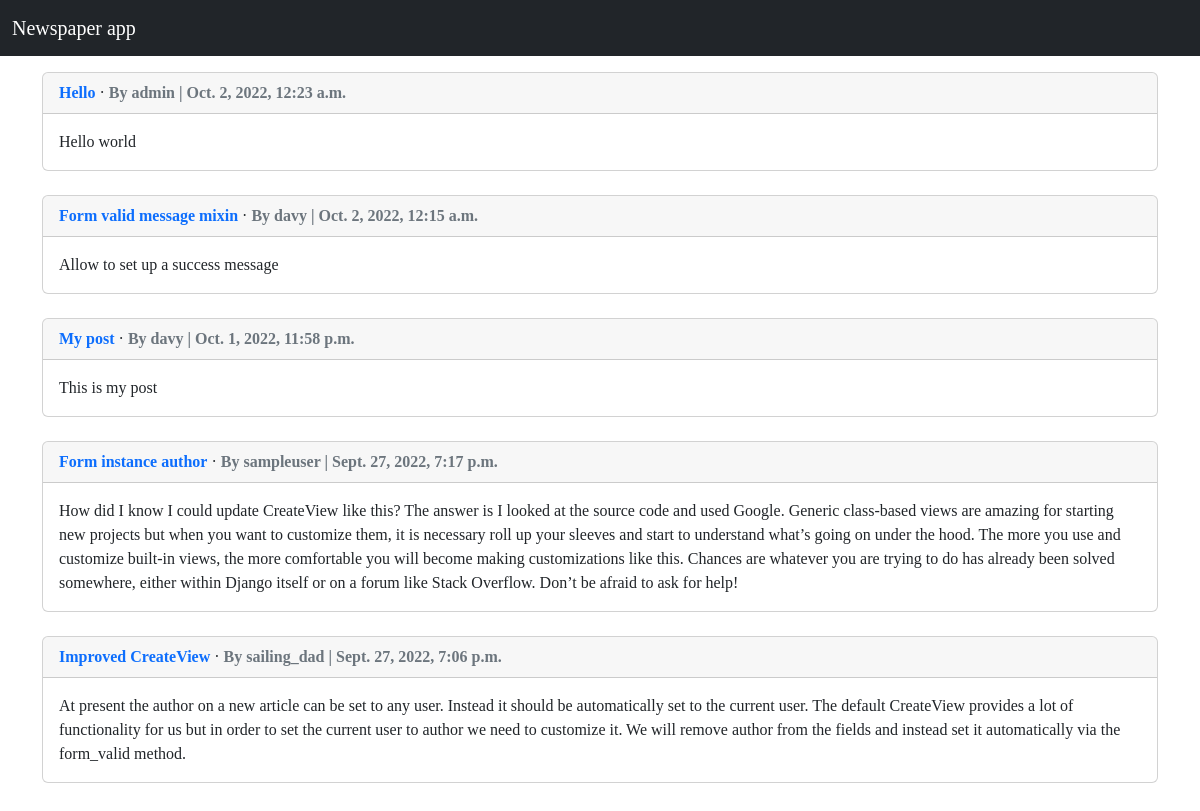
The app's page /articles/ with its own data.
### articles/models.py (models this page shows, shortened)
class Article(models.Model):
    author = models.ForeignKey(get_user_model(), on_delete=models.CASCADE)
    title = models.CharField(max_length=200)
    body = models.TextField()
    date = models.DateTimeField(auto_now_add=True)
    class Meta:
        ordering = ['-date']

### user/models.py (models this page shows)
class CustomUser(AbstractUser):
    age = models.PositiveSmallIntegerField(null=True, blank=True)

### articles/views.py (the view)
# urls.py: path('', ArticlesListView.as_view(), name="articles"),
class ArticlesListView(views.RecentLoginRequiredMixin, ListView):
    model = Article
    template_name = 'article_list.html'
    context_object_name = "articles_list"
    redirect_field_name = 'hollback'
    raise_exception = False
    max_last_login_delta = 300
    login_url = 'login'

### templates/article_list.html (shortened to what this page needs)
{% extends 'base.html' %}
{% block content %}
    <div>
        {% for article in articles_list %}
            <div class="card">
                <div class="card-header">
                    <span class="fw-bold"><a href="{% url 'article_detail' article.pk %}">{{article.title}}</a></span> &middot;
                    {% if user.username == article.author %}
                    <span class="fw-bold text-muted"> By You | {{article.date}}</span>
                    {% else %}
                    <span class="fw-bold text-muted"> By {{article.author}} | {{article.date}}</span>
                    {% endif %}
                </div>
                <div class="card-body">
                    {{article.body}}
                </div>
            </div>
            <br />
        {% endfor %}
    </div>
{% endblock content %}

### staticfiles/css/index.css (style rules this page uses)
body { font-family: Lato-Regular; }
a { text-decoration: none; }

### records on screen
Article: title "Hello", author "admin", date "Oct. 2, 2022, 12:23 a.m.", body "Hello world"
Article: title "Form valid message mixin", author "davy", date "Oct. 2, 2022, 12:15 a.m.", body "Allow to set up a success message"
Article: title "My post", author "davy", date "Oct. 1, 2022, 11:58 p.m.", body "This is my post"
Article: title "Form instance author", author "sampleuser", date "Sept. 27, 2022, 7:17 p.m.", body "How did I know I could update CreateView like this? The answer is I looked at the source code and used Google. Generic class-based views are amazing for starting new projects but when you want to customize them, it is necessary roll up your sleeves and start to understand what’s going on under the hood. The more you use and customize built-in views, the more comfortable you will become making customizations like this. Chances are whatever you are trying to do has already been solved somewhere, either within Django itself or on a forum like Stack Overflow. Don’t be afraid to ask for help!"
Article: title "Improved CreateView", author "sailing_dad", date "Sept. 27, 2022, 7:06 p.m.", body "At present the author on a new article can be set to any user. Instead it should be automatically set to the current user. The default CreateView provides a lot of functionality for us but in order to set the current user to author we need to customize it. We will remove author from the fields and instead set it automatically via the form_valid method."
